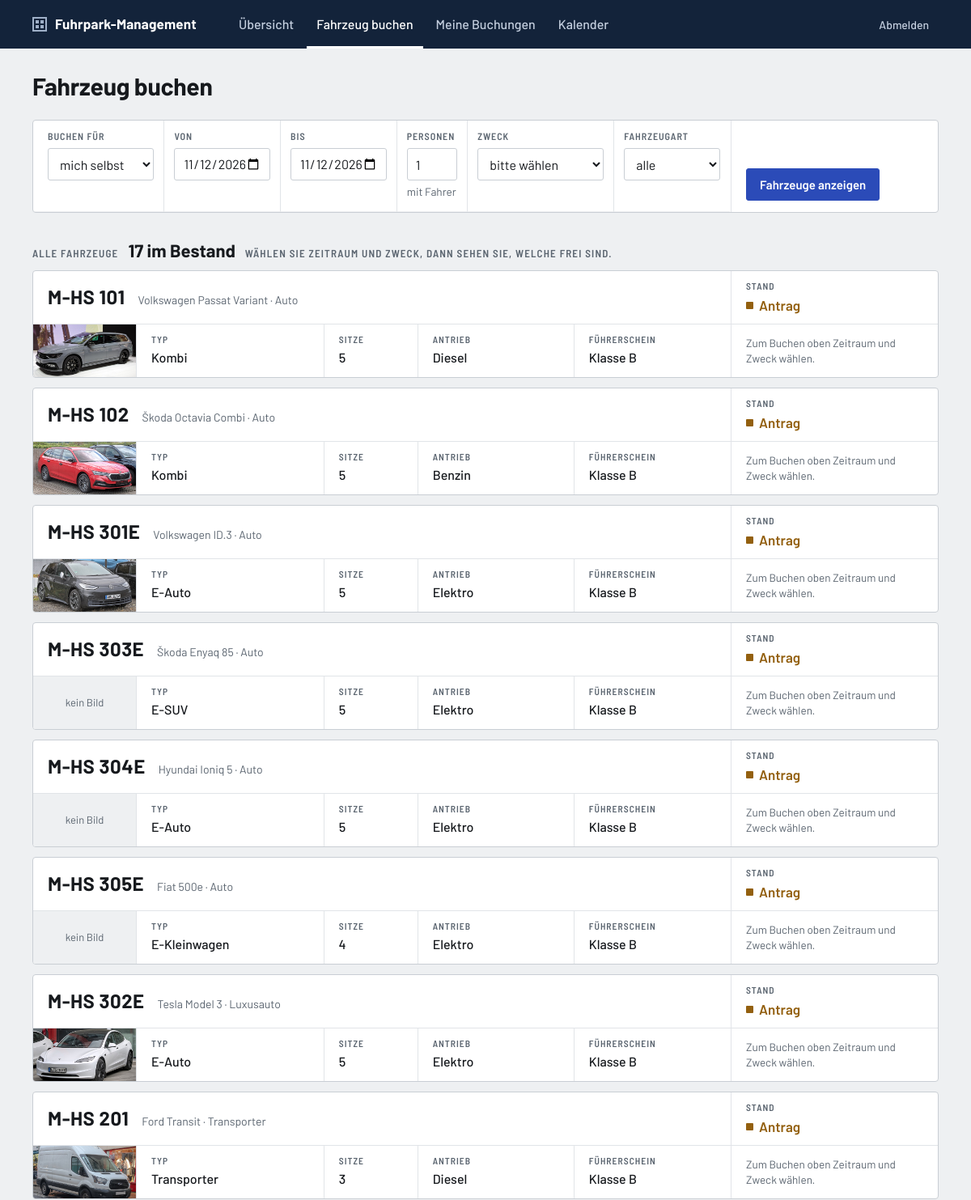
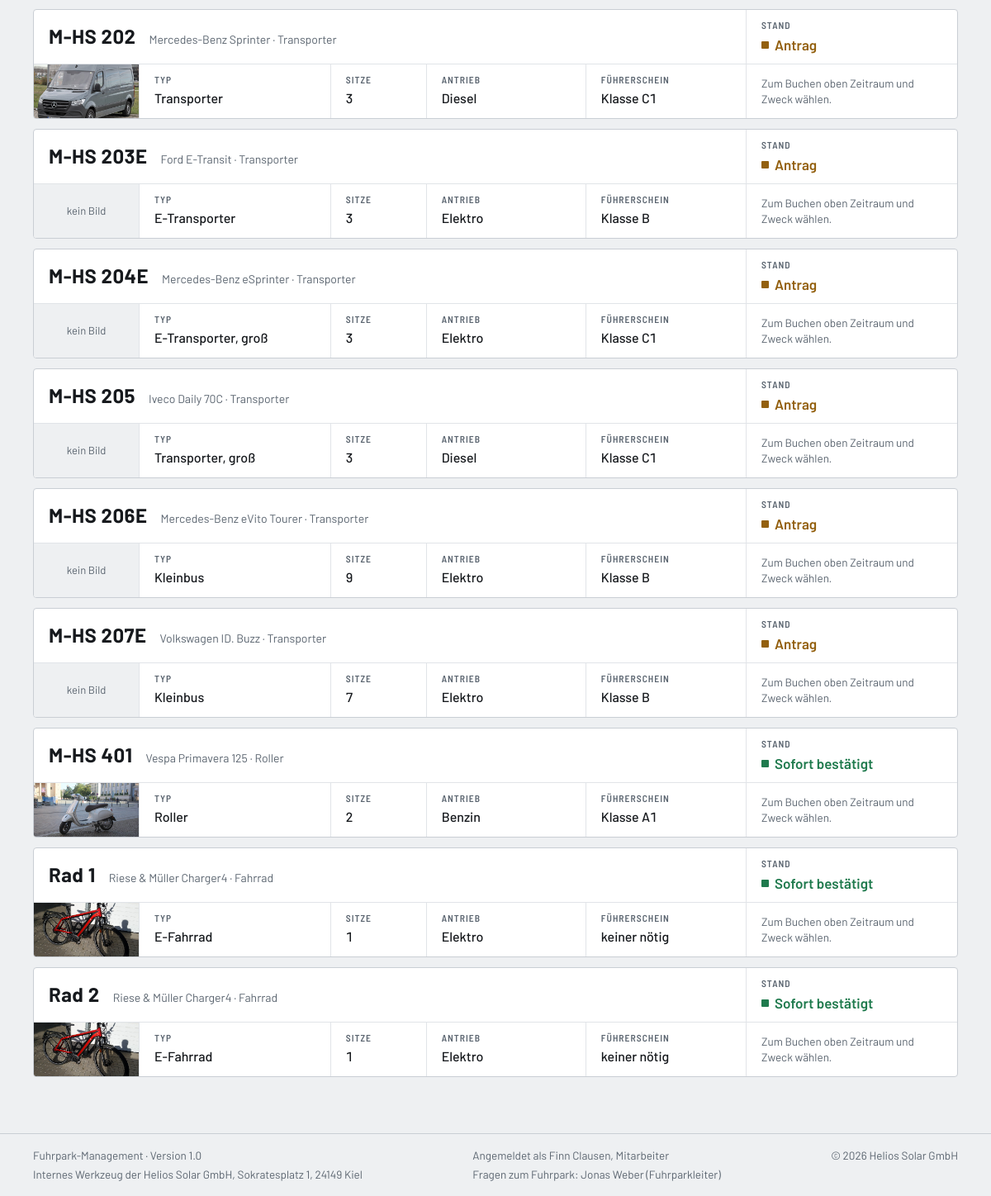
The page /buchen.php (signed in) on the database its author committed (2 pictures, top to bottom).
### tables this page shows
CREATE TABLE fahrzeuge (
    id            INT UNSIGNED      NOT NULL AUTO_INCREMENT,
    kennzeichen   VARCHAR(20)       NOT NULL,
    art_id        TINYINT UNSIGNED  NOT NULL,
    typ           VARCHAR(30)       NOT NULL,       
    hersteller    VARCHAR(50)       NOT NULL,
    modell        VARCHAR(50)       NOT NULL,
    baujahr       SMALLINT UNSIGNED NULL,
    bild          VARCHAR(100)      NULL,           
    sitzplaetze   TINYINT UNSIGNED  NOT NULL,
    antrieb_id    TINYINT UNSIGNED  NULL,
    kmstand       INT UNSIGNED      NULL,           
    fuehrerschein VARCHAR(5)        NULL,           
    hu_au         DATE              NULL,           
    geloescht_am  DATETIME          NULL,           
    PRIMARY KEY (id),
    CONSTRAINT fk_fahrzeuge_art                     
        FOREIGN KEY (art_id) REFERENCES fahrzeugarten (id),
    CONSTRAINT fk_fahrzeuge_antrieb                 
        FOREIGN KEY (antrieb_id) REFERENCES antriebe (id)
);

CREATE TABLE fahrzeugarten (
    id          TINYINT UNSIGNED NOT NULL,
    bezeichnung VARCHAR(30)      NOT NULL,
    plural      VARCHAR(30)      NOT NULL,
    PRIMARY KEY (id)
);

CREATE TABLE antriebe (
    id          TINYINT UNSIGNED NOT NULL,
    bezeichnung VARCHAR(30)      NOT NULL,
    PRIMARY KEY (id)
);

CREATE TABLE wartungen (
    id                  INT UNSIGNED NOT NULL AUTO_INCREMENT,
    fahrzeug_id         INT UNSIGNED NOT NULL,
    schaden_id          INT UNSIGNED NULL,                
    grund               VARCHAR(200) NOT NULL,            
    begonnen_am         DATE         NOT NULL,
    voraussichtlich_bis DATE         NULL,                
    angelegt_von        INT UNSIGNED NULL,                
    freigegeben_am      DATE         NULL,                
    freigegeben_von     INT UNSIGNED NULL,                
    PRIMARY KEY (id),
    KEY idx_wartungen_laufend (fahrzeug_id, freigegeben_am),
    CONSTRAINT fk_wartungen_fahrzeug                      
        FOREIGN KEY (fahrzeug_id) REFERENCES fahrzeuge (id),
    CONSTRAINT fk_wartungen_schaden                       
        FOREIGN KEY (schaden_id) REFERENCES schaeden (id),
    CONSTRAINT fk_wartungen_angelegt_von                  
        FOREIGN KEY (angelegt_von) REFERENCES nutzer (id),
    CONSTRAINT fk_wartungen_freigegeben_von               
        FOREIGN KEY (freigegeben_von) REFERENCES nutzer (id)
);

CREATE TABLE nutzer (
    id            INT UNSIGNED     NOT NULL AUTO_INCREMENT,
    vorname       VARCHAR(50)      NOT NULL,
    nachname      VARCHAR(50)      NOT NULL,
    rolle_id      TINYINT UNSIGNED NOT NULL DEFAULT 1,  
    passwort_hash VARCHAR(255)     NOT NULL,            
    darf_luxus    TINYINT(1)       NOT NULL DEFAULT 0,  
    geloescht_am  DATETIME         NULL,                
    PRIMARY KEY (id),
    CONSTRAINT fk_nutzer_rolle                          
        FOREIGN KEY (rolle_id) REFERENCES rollen (id)
);

CREATE TABLE rollen (
    id          TINYINT UNSIGNED NOT NULL,
    bezeichnung VARCHAR(30)      NOT NULL,
    PRIMARY KEY (id)
);

### buchen.php (the view, shortened to what the rows shown need)
<?php
require_once __DIR__ . '/includes/config.php';
$ich = aktueller_nutzer();
$ListeNutzer = new CListeNutzer();
$ListeNutzer->LadenAktive();
$nutzer = [];
foreach ($ListeNutzer->GetAlle() as $Eintrag) {
    if ($Eintrag->GetRolleID() === ROLLE_MITARBEITER) {
        $nutzer[$Eintrag->GetID()] = $Eintrag;
    }
}
$Zwecke = new CListeSchluessel('zwecke');
$Arten = new CListeSchluessel('fahrzeugarten');
$Antriebe = new CListeSchluessel('antriebe');
$heute = new DateTimeImmutable('today');
$ListeUeberfaellige = new CListeBuchungen();
$ListeUeberfaellige->LadenUeberfaellige();
$meineSperre = $nutzer[$ich]->GetSperreBuchen();
$meineUeberfaellige = array_filter(
    $ListeUeberfaellige->GetAlle(),
    fn (CBuchung $Buchung): bool => $Buchung->GetFahrerID() === $ich,
);
$fehler = [];
$fahrer = (int) (is_string($_GET['fahrer'] ?? null) ? $_GET['fahrer'] : $ich);
$zeitraum = [];
foreach (['beginn' => 'Von', 'ende' => 'Bis'] as $feld => $beschriftung) {
    $wert = $_GET[$feld] ?? '';
    $wert = is_string($wert) ? trim($wert) : '-';
    $datum = DateTimeImmutable::createFromFormat('!Y-m-d', $wert);
    if ($wert === '') {
        $zeitraum[$feld] = $feld === 'beginn' ? $heute->modify('+1 day') : null;
    } elseif ($datum === false || $datum->format('Y-m-d') !== $wert || $datum < $heute) {
        $fehler[] = 'Bitte geben Sie für „' . $beschriftung . '“ ein gültiges Datum ab heute ein.';
        $zeitraum[$feld] = null;
    } else {
        $zeitraum[$feld] = $datum;
    }
}
if ($zeitraum['beginn'] !== null) {
    $zeitraum['ende'] ??= $zeitraum['beginn'];
}
$personen = filter_var($_GET['personen'] ?? 1, FILTER_VALIDATE_INT, ['options' => ['min_range' => 1, 'max_range' => 9]]);
$zweck = (int) (is_string($_GET['zweck'] ?? null) ? $_GET['zweck'] : 0);
$zweck = $Zwecke->GetByID($zweck) !== null && CBuchung::IstBuchbarerZweck($zweck) ? $zweck : 0;
$art = (int) (is_string($_GET['art'] ?? null) ? $_GET['art'] : 0);
$art = $Arten->GetByID($art) !== null ? $art : 0;
$auswahl = (int) (is_string($_GET['fahrzeug'] ?? null) ? $_GET['fahrzeug'] : 0);
$Vorwahl = $auswahl > 0 ? CFahrzeug::LoadByID($auswahl) : null;
$suche = $fehler === [] && $zweck !== 0 && $meineSperre === null ? array_filter([
    'fahrer'   => $fahrer !== $ich ? $fahrer : null,
    'beginn'   => $zeitraum['beginn']->format('Y-m-d'),
    'ende'     => $zeitraum['ende']->format('Y-m-d'),
    'personen' => $personen !== 1 ? $personen : null,
    'zweck'    => $zweck,
    'art'      => $art,
], fn ($wert): bool => $wert !== null && $wert !== 0) : [];
$liste = [];
$alleFahrzeuge = [];
if ($suche === [] && $meineSperre === null) {
    $ListeAlle = new CListeFahrzeuge();
    $ListeAlle->LadenImBestand();
    foreach ($ListeAlle->GetAlle() as $Fahrzeug) {
        $alleFahrzeuge[$Fahrzeug->GetID()] = $Fahrzeug;
    }
}
require_once __DIR__ . '/includes/header.php';
?>
<?php if ($meineSperre !== null): ?>
    <?php foreach ($meineUeberfaellige as $Buchung): ?>
        <div class="banner">
            <p class="banner__text">
                <strong>Sie können derzeit nichts buchen.</strong>
                Ihre Rückgabe von <?= e($Buchung->GetFahrzeugName()) ?> war am
                <?= e($Buchung->GetEnde()->format('d.m.Y')) ?> fällig. Nach der Rückgabe ist Buchen
                wieder möglich.
            </p>
            <a class="button button--klein banner__knopf" href="<?= url('rueckgabe.php?buchung=' . $Buchung->GetID()) ?>">Jetzt zurückgeben</a>
        </div>
    <?php endforeach; ?>
<?php else: ?>
    <?php if ($suche === []): ?>
        <section aria-labelledby="treffer">
            <h2 class="abschnitt" id="treffer">
                Alle Fahrzeuge
                <span class="abschnitt__wert"><?= e((string) count($alleFahrzeuge)) ?> im Bestand</span>
                <span class="abschnitt__zusatz">
                    <?php if ($Vorwahl !== null): ?>
                        Wählen Sie Zeitraum und Zweck, dann sehen Sie, ob <?= e($Vorwahl->GetName()) ?> frei ist.
                    <?php else: ?>
                        Wählen Sie Zeitraum und Zweck, dann sehen Sie, welche frei sind.
                    <?php endif; ?>
                </span>
            </h2>
    <?php endif; ?>
            <?php foreach ($suche !== [] ? $liste : $alleFahrzeuge as $id => $SchildFahrzeug): ?>
                <?php
                $antrag = $SchildFahrzeug->BrauchtGenehmigung();
                $marke = $antrag ? ['Antrag', 'gelb'] : ['Sofort bestätigt', 'gruen'];
                $bild = $SchildFahrzeug->GetBild();
                $antrieb = $SchildFahrzeug->GetAntriebID();
                ?>
                <article class="schild treffer">
                    <?php require __DIR__ . '/includes/schild-kopf.php'; ?>
                    <div class="schild__koerper">
                        <div class="treffer__inhalt">
                            <?php if ($bild !== null && is_file(__DIR__ . '/assets/img/' . $bild)): ?>
                                <img class="treffer__bild" src="<?= url('assets/img/' . $bild) ?>" alt="" loading="lazy">
                            <?php else: ?>
                                <span class="treffer__bild treffer__bild--platzhalter">kein Bild</span>
                            <?php endif; ?>
                            <dl class="felder felder--treffer">
                                <div class="feld">
                                    <dt>Typ</dt>
                                    <dd><?= e($SchildFahrzeug->GetTyp()) ?></dd>
                                </div>
                                <div class="feld">
                                    <dt>Sitze</dt>
                                    <dd><?= e((string) $SchildFahrzeug->GetSitzplaetze()) ?></dd>
                                </div>
                                <div class="feld">
                                    <dt>Antrieb</dt>
                                    <dd><?= $antrieb !== null ? e($Antriebe->GetBezeichnung($antrieb)) : '–' ?></dd>
                                </div>
                                <div class="feld">
                                    <dt>Führerschein</dt>
                                    <dd><?= $SchildFahrzeug->GetFuehrerschein() !== null ? 'Klasse ' . e($SchildFahrzeug->GetFuehrerschein()) : 'keiner nötig' ?></dd>
                                </div>
                            </dl>
                        </div>
                        <?php if ($suche !== []): ?>
                            <form class="schild__aktionen" method="post"
                                  action="<?= e(url('buchen.php?' . http_build_query($suche))) ?>">
                                <input type="hidden" name="fahrzeug" value="<?= e((string) $id) ?>">
                                <button class="button button--klein" type="submit"><?= $antrag ? 'Beantragen' : 'Buchen' ?></button>
                                <p class="schild__hinweis">
                                    <?= $antrag ? 'Der Fuhrparkleiter entscheidet über den Antrag.' : 'Die Buchung gilt sofort.' ?>
                                </p>
                            </form>
                        <?php else: ?>
                            <div class="schild__aktionen">
                                <p class="schild__hinweis">
                                    Zum Buchen oben Zeitraum und Zweck wählen.
                                </p>
                            </div>
                        <?php endif; ?>
                    </div>
                </article>
            <?php endforeach; ?>
        </section>
<?php endif; ?>
<?php require_once __DIR__ . '/includes/footer.php'; ?>

### includes/schild-kopf.php (shortened to what the rows shown need)
<div class="schild__kopf">
    <div class="schild__name">
        <h3 class="schild__kennzeichen">
            <a href="<?= url('fahrzeug.php?id=' . $SchildFahrzeug->GetID()) ?>"><?= e($SchildFahrzeug->GetKennzeichen()) ?></a>
        </h3>
        <p class="schild__modell">
            <?= e($SchildFahrzeug->GetHersteller() . ' ' . $SchildFahrzeug->GetModell()) ?>
            &middot; <?= e($Arten->GetBezeichnung($SchildFahrzeug->GetArtID())) ?>
        </p>
    </div>
    <p class="stand stand--<?= e($marke[1]) ?>">
        <span class="stand__label">Stand</span>
        <span class="stand__wert"><?= e($marke[0]) ?></span>
    </p>
</div>

### includes/footer.php (shortened to what the rows shown need)
<?php
$FussNutzer = $Angemeldet ?? null;
$fussRolle = '';
$fussKontakt = [];
if ($FussNutzer !== null) {
    $fussRolle = (new CListeSchluessel('rollen'))->GetBezeichnung($FussNutzer->GetRolleID());
    if ($FussNutzer->GetRolleID() === ROLLE_MITARBEITER) {
        $FussListe = new CListeNutzer();
        $FussListe->LadenAktive();
        foreach ($FussListe->GetAlle() as $Eintrag) {
            if ($Eintrag->GetRolleID() === ROLLE_FUHRPARKLEITER) {
                $fussKontakt[] = $Eintrag->GetName();
            }
        }
    }
}
?>
</main>
<footer class="fussleiste">
    <div class="container fussleiste__innen">
        <?php if ($FussNutzer !== null): ?>
            <div class="fussleiste__block">
                <p>Angemeldet als <?= e($FussNutzer->GetName()) ?>, <?= e($fussRolle) ?></p>
                <?php if ($fussKontakt !== []): ?>
                    <p>Fragen zum Fuhrpark: <?= e(implode(', ', $fussKontakt)) ?> (Fuhrparkleiter)</p>
                <?php endif; ?>
            </div>
        <?php endif; ?>
    </div>
</footer>
</body>
</html>

### rows shown on the page
fahrzeuge: kennzeichen "M-HS 101", $SchildFahrzeug->GetHersteller() . ' ' . $SchildFahrzeug->GetModell() "Volkswagen Passat Variant", art.bezeichnung "Auto", art "Antrag", bild (picture), typ "Kombi", sitzplaetze "5", antrieb.bezeichnung "Diesel", fuehrerschein "B"
fahrzeuge: kennzeichen "M-HS 102", $SchildFahrzeug->GetHersteller() . ' ' . $SchildFahrzeug->GetModell() "Škoda Octavia Combi", art.bezeichnung "Auto", art "Antrag", bild (picture), typ "Kombi", sitzplaetze "5", antrieb.bezeichnung "Benzin", fuehrerschein "B"
fahrzeuge: kennzeichen "M-HS 301E", $SchildFahrzeug->GetHersteller() . ' ' . $SchildFahrzeug->GetModell() "Volkswagen ID.3", art.bezeichnung "Auto", art "Antrag", bild (picture), typ "E-Auto", sitzplaetze "5", antrieb.bezeichnung "Elektro", fuehrerschein "B"
fahrzeuge: kennzeichen "M-HS 303E", $SchildFahrzeug->GetHersteller() . ' ' . $SchildFahrzeug->GetModell() "Škoda Enyaq 85", art.bezeichnung "Auto", art "Antrag", shows "kein Bild", typ "E-SUV", sitzplaetze "5", antrieb.bezeichnung "Elektro", fuehrerschein "B"
fahrzeuge: kennzeichen "M-HS 304E", $SchildFahrzeug->GetHersteller() . ' ' . $SchildFahrzeug->GetModell() "Hyundai Ioniq 5", art.bezeichnung "Auto", art "Antrag", shows "kein Bild", typ "E-Auto", sitzplaetze "5", antrieb.bezeichnung "Elektro", fuehrerschein "B"
fahrzeuge: kennzeichen "M-HS 305E", $SchildFahrzeug->GetHersteller() . ' ' . $SchildFahrzeug->GetModell() "Fiat 500e", art.bezeichnung "Auto", art "Antrag", shows "kein Bild", typ "E-Kleinwagen", sitzplaetze "4", antrieb.bezeichnung "Elektro", fuehrerschein "B"
fahrzeuge: kennzeichen "M-HS 302E", $SchildFahrzeug->GetHersteller() . ' ' . $SchildFahrzeug->GetModell() "Tesla Model 3", art.bezeichnung "Luxusauto", art "Antrag", bild (picture), typ "E-Auto", sitzplaetze "5", antrieb.bezeichnung "Elektro", fuehrerschein "B"
fahrzeuge: kennzeichen "M-HS 201", $SchildFahrzeug->GetHersteller() . ' ' . $SchildFahrzeug->GetModell() "Ford Transit", art.bezeichnung "Transporter", art "Antrag", bild (picture), typ "Transporter", sitzplaetze "3", antrieb.bezeichnung "Diesel", fuehrerschein "B"
wartungen: fahrzeug.kennzeichen "M-HS 202", fahrzeug.modell "Mercedes-Benz Sprinter", fahrzeug.bezeichnung "Transporter", fahrzeug.art_id "Antrag", fahrzeug.bild (picture), fahrzeug.typ "Transporter", fahrzeug.sitzplaetze "3", fahrzeug.bezeichnung "Diesel", fahrzeug.fuehrerschein "C1"
fahrzeuge: kennzeichen "M-HS 203E", $SchildFahrzeug->GetHersteller() . ' ' . $SchildFahrzeug->GetModell() "Ford E-Transit", art.bezeichnung "Transporter", art "Antrag", shows "kein Bild", typ "E-Transporter", sitzplaetze "3", antrieb.bezeichnung "Elektro", fuehrerschein "B"
fahrzeuge: kennzeichen "M-HS 204E", $SchildFahrzeug->GetHersteller() . ' ' . $SchildFahrzeug->GetModell() "Mercedes-Benz eSprinter", art.bezeichnung "Transporter", art "Antrag", shows "kein Bild", typ "E-Transporter, groß", sitzplaetze "3", antrieb.bezeichnung "Elektro", fuehrerschein "C1"
fahrzeuge: kennzeichen "M-HS 205", $SchildFahrzeug->GetHersteller() . ' ' . $SchildFahrzeug->GetModell() "Iveco Daily 70C", art.bezeichnung "Transporter", art "Antrag", shows "kein Bild", typ "Transporter, groß", sitzplaetze "3", antrieb.bezeichnung "Diesel", fuehrerschein "C1"
fahrzeuge: kennzeichen "M-HS 206E", $SchildFahrzeug->GetHersteller() . ' ' . $SchildFahrzeug->GetModell() "Mercedes-Benz eVito Tourer", art.bezeichnung "Transporter", art "Antrag", shows "kein Bild", typ "Kleinbus", sitzplaetze "9", antrieb.bezeichnung "Elektro", fuehrerschein "B"
fahrzeuge: kennzeichen "M-HS 207E", $SchildFahrzeug->GetHersteller() . ' ' . $SchildFahrzeug->GetModell() "Volkswagen ID. Buzz", art.bezeichnung "Transporter", art "Antrag", shows "kein Bild", typ "Kleinbus", sitzplaetze "7", antrieb.bezeichnung "Elektro", fuehrerschein "B"
fahrzeuge: kennzeichen "M-HS 401", $SchildFahrzeug->GetHersteller() . ' ' . $SchildFahrzeug->GetModell() "Vespa Primavera 125", art.bezeichnung "Roller", art "Sofort bestätigt", bild (picture), typ "Roller", sitzplaetze "2", antrieb.bezeichnung "Benzin", fuehrerschein "A1"
fahrzeuge: kennzeichen "Rad 1", $SchildFahrzeug->GetHersteller() . ' ' . $SchildFahrzeug->GetModell() "Riese & Müller Charger4", art.bezeichnung "Fahrrad", art "Sofort bestätigt", bild (picture), typ "E-Fahrrad", sitzplaetze "1", antrieb.bezeichnung "Elektro", shows "keiner nötig"
fahrzeuge: kennzeichen "Rad 2", $SchildFahrzeug->GetHersteller() . ' ' . $SchildFahrzeug->GetModell() "Riese & Müller Charger4", art.bezeichnung "Fahrrad", art "Sofort bestätigt", bild (picture), typ "E-Fahrrad", sitzplaetze "1", antrieb.bezeichnung "Elektro", shows "keiner nötig"
nutzer: $FussNutzer->GetName() "Finn Clausen", rolle.bezeichnung "Mitarbeiter"

### other values the page prints
APP_NAME "Fuhrpark-Management"
$beschriftung "Übersicht"
$beschriftung "Fahrzeug buchen"
$beschriftung "Meine Buchungen"
$beschriftung "Kalender"
$pageTitle "Fahrzeug buchen"
count($alleFahrzeuge) "17"
APP_VERSION "1.0"
FIRMA_NAME "Helios Solar GmbH"
FIRMA_ADRESSE "Sokratesplatz 1, 24149 Kiel"
implode(', ', $fussKontakt) "Jonas Weber"
form field fahrer "mich selbst"
